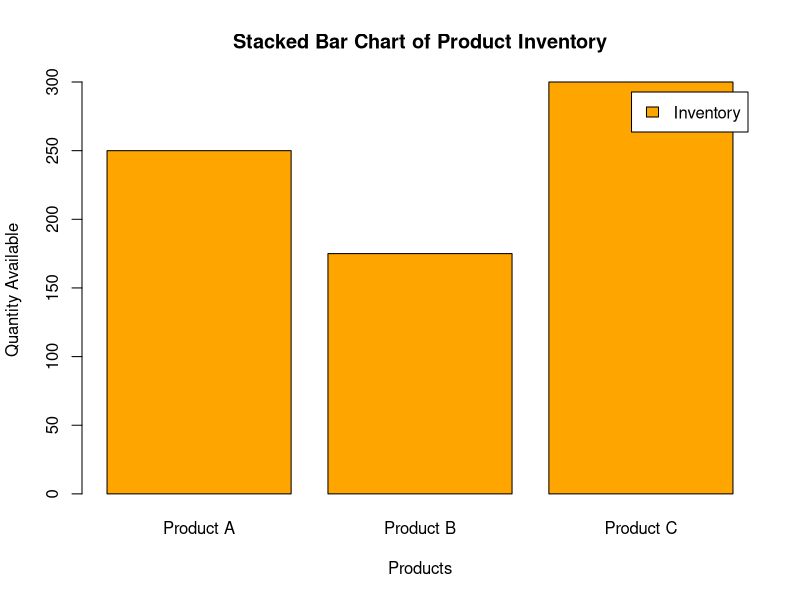

The R script that drew this image:
# Dataset
inventory <- matrix(c(250,175,300), nrow=1)

# Product names
colnames(inventory) <- c("Product A","Product B","Product C")
rownames(inventory) <- c("Inventory")

# Stacked Bar Chart
barplot(inventory,
        col = c("orange"),
        main = "Stacked Bar Chart of Product Inventory",
        xlab = "Products",
        ylab = "Quantity Available",
        legend.text = rownames(inventory))
